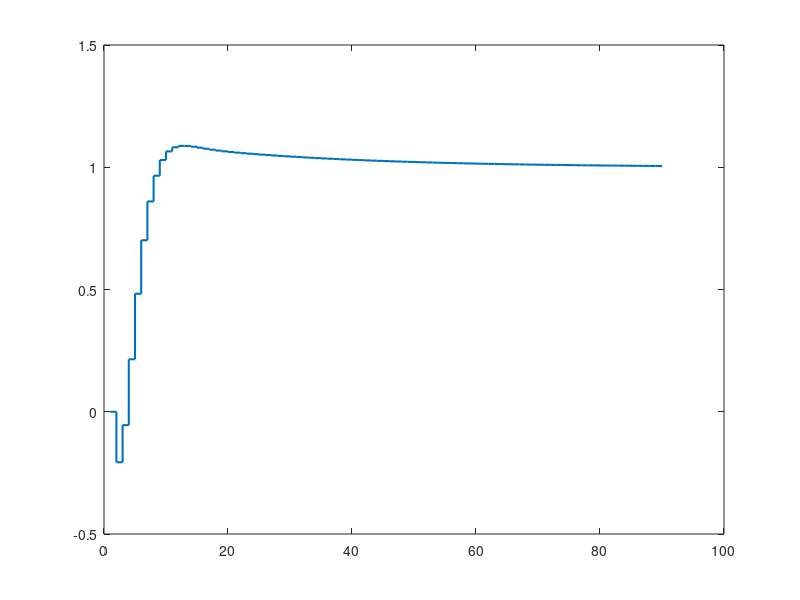

Write MATLAB code to recreate this figure. (Note: this script raises an error after producing the figure.)
clear;
clc;


%% Circuit Parameters

% testing 1
lambda = 0.1;
r = 100;
l = 6.8e-6;
c = 1e-6;
Vin = 12;
Vout = 40;
Vref1 = Vout;
Vref2 = 41;
Toff = 200e-9;

m1 = Vin/l;
m2 = (Vout-Vin)/l;
Ton = Toff*m2/m1;
T = Ton + Toff;
Iavg = Vout^2/r/Vin;
Iref1 = Iavg + m2*Toff/2;


%% Controller Parameters
zz = 0.968;
kth = 1;

%% Controller
z=tf('z',1);
zz = 0.968;
kth = 1;
C = kth*(z-zz)/(z-1);

%%  Model 2 Step Response
alpha = Toff/r/c;
beta = Toff^2/2/l/c;
z1 = 1 - 2*T/r/c - (lambda^2+(1-lambda)^2)*beta;
g = lambda*Toff/c - (Vout/Vin)*(l/r/c)*(1-lambda*alpha-lambda^2*beta);
z0 = -((1-lambda*alpha-lambda^2*beta)*(Vout/Vin)*(l/r/c) + (1+(1-lambda)*alpha-2*T/c/r-lambda^2*beta)*(1-lambda)*Toff/c)/(lambda*Toff/c - (Vout/Vin)*(l/r/c)*(1-lambda*alpha-lambda^2*beta));
Lz1 = (g*(z-z0)/(z-z1)/z)
[y0,x0,t]=step(feedback(C*Lz1,1));
y2 = [y0];


%% Plot Comparsion
timeoffset = 1e-3; % timeoffset of the step
scfac = 1; % scfac : scale factor of the simulation data
M=100;

rangec = 90;
mp3 = stairs(1:rangec,y2(1:rangec)','linewidth',1.5);                 % Plot simulation data

%t = title({'Model Accuracy Comparision','\lambda = 0.1 (under 1V step up)'});
set(t,'FontSize',10,'FontName','Arial');

lg=legend([mp3],'Model II','Location','Best');
set(lg,'fontsize',8,'FontName','Arial');
%set(p1,'legend','Noise Floor');

grid on;
grid minor;
box off;
xlim([0,80]);
% ylim([0.25,5]);
set(gca,'FontSize',10,'FontName','Arial');

l1 = xlabel('Cycles (N)');
set(l1,'FontSize',10,'FontName','Arial');
l2 = ylabel('Voltage');
set(l2,'FontSize',10,'FontName','Arial');



% fLz2=feedback((kth*(z-zz)/(z-1)),g*(z-z0)/(z-z1)/z);
% tz = (z-0.9)/(z-0.3);
% N = log(1/9)/log(0.99);


% N1 = 10;
% N2 = 1e3;
% N3 = 1e3;
% 
% zz = linspace(0.95,z1,N1);
% kth = linspace(0,10,N2);
% ZM = -1*ones(N1,N2);
% 
% for i = 1:N1
%     for j = 1:N2
%         p = linspace(zz(i)*0.99,0.01,N3);
%         for m = 1:N3-1
%             if abs((kth(j)*(p(m)-zz(i))/(p(m)-1)*(g*(p(m)-z0)/(p(m)-z1)/p(m))+1))<= 1e-3 
%                 ZM(i,j) = p(m);
%             end
%         end
%     end
% end
% 
% [X,Y]= meshgrid(zz,kth);
%surf(X,Y,ZM');
% figure(1);
% rlocus(Lz1);
% 
% figure(2);
% [y0,x0,t]=step(fLz1);
% stairs(y0);

% figure(3);
% [y0,x0,t]=step(tz);
% plot(y0);
% y = [0;y0];